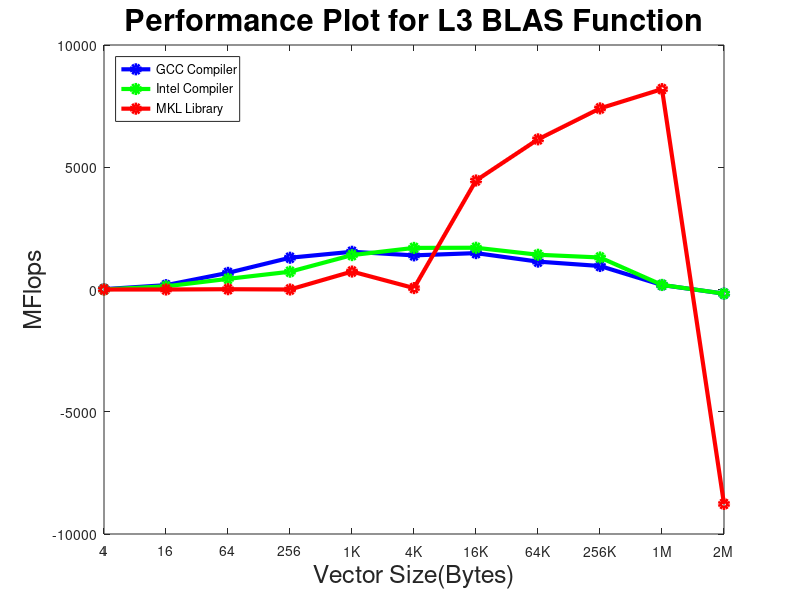

Here is the MATLAB script that generated this plot:
clear all; close all; clc;

%Loading the data files
p5gcc = load('Run1.dat');
p5intel = load('Run2.dat');
p5mkl = load('Run3.dat');

p5gcc(:,1) = 2*p5gcc(:,1);
p5intel(:,1) = 2*p5intel(:,1);
p5mkl(:,1) = 2*p5mkl(:,1);

p5gcc(:,3) = log(p5gcc(:,1))/log(4);
p5intel(:,3) = log(p5intel(:,1))/log(4);
p5mkl(:,3) = log(p5mkl(:,1))/log(4);

figure(1);
plot(p5gcc(:,3), p5gcc(:,2), 'o-b', 'LineWidth', 3);
hold on;
plot(p5intel(:,3), p5intel(:,2), 'o-g', 'LineWidth', 3)
plot(p5mkl(:,3), p5mkl(:,2), 'o-r', 'LineWidth', 3);
title('Performance Plot for L3 BLAS Function', 'FontSize', 22);
xlabel('Vector Size(Bytes)', 'FontSize', 18);
ylabel('MFlops', 'FontSize', 18);
legend('GCC Compiler', 'Intel Compiler', 'MKL Library', 'Location', 'northwest')
set(gca, 'XTick', [1 2 3 4 5 6 7 8 9 10 11 12, 13]);
set(gca, 'XTickLabel', {'1', '4', '16', '64', '256', '1K', '4K', '16K', '64K', '256K', '1M', '2M'});